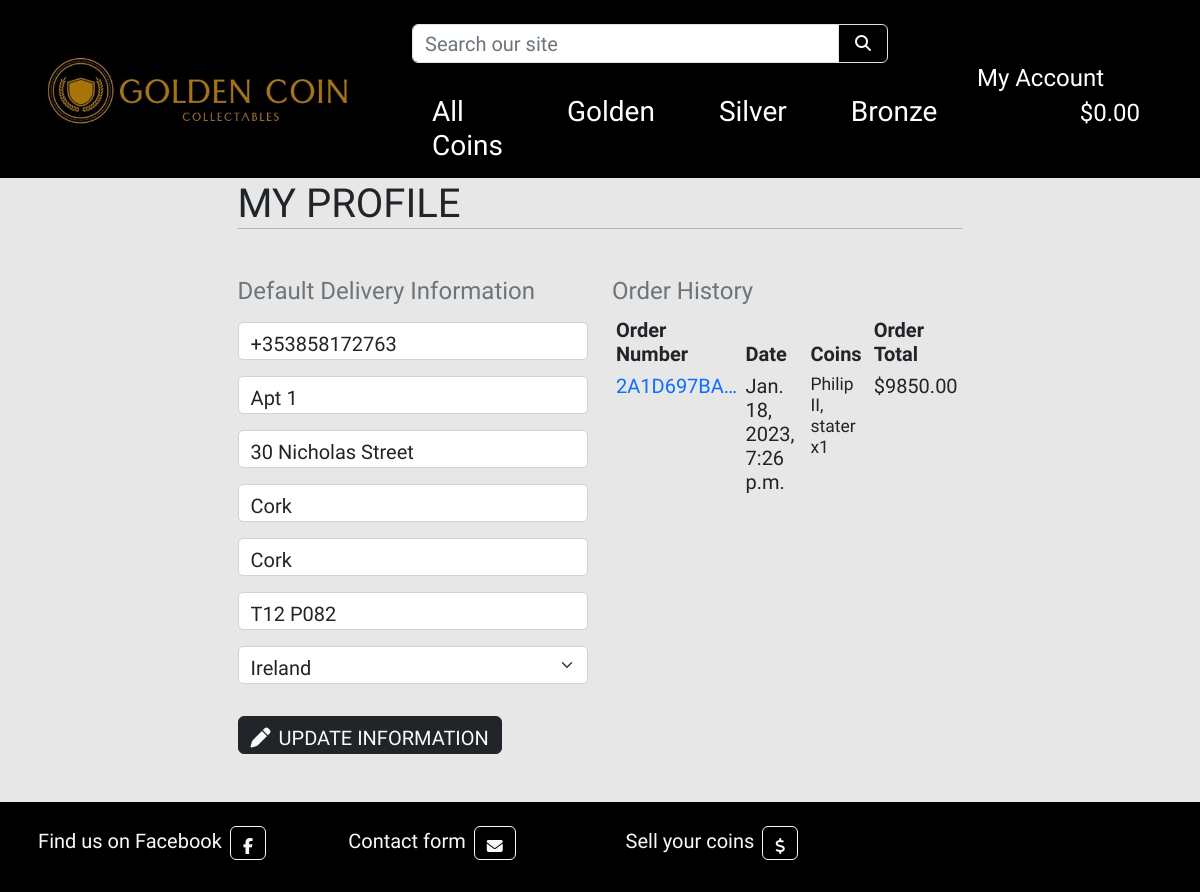
Page /profile/ (signed in) on the earlier database version.
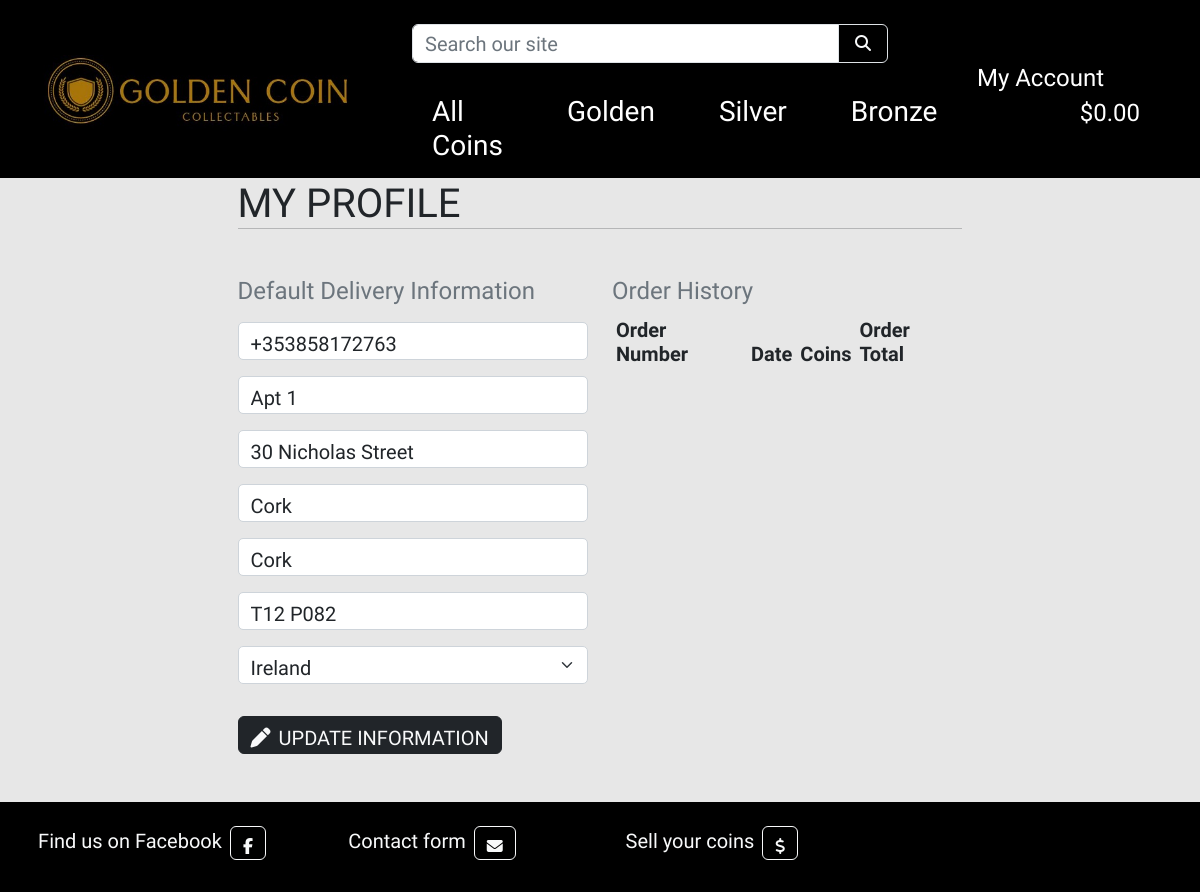
Same page on the later database version.
### checkout/models.py (models this page shows, shortened)
class Order(models.Model):
    order_nr = models.CharField(max_length=32, null=False, editable=False)
    user_profile = models.ForeignKey(UserProfile, on_delete=models.SET_NULL,
                                     null=True, blank=True, related_name='orders')
    full_name = models.CharField(max_length=50, null=False, blank=False)
    email = models.EmailField(max_length=254, null=False, blank=False)
    phone_nr = models.CharField(max_length=20, null=False, blank=False)
    country = CountryField(blank_label='Country *', null=False, blank=False)
    postcode = models.CharField(max_length=20, null=True, blank=True)
    town_or_city = models.CharField(max_length=40, null=False, blank=False)
    street_address1 = models.CharField(max_length=80, null=False, blank=False)
    street_address2 = models.CharField(max_length=80, null=True, blank=True)
    county = models.CharField(max_length=80, null=True, blank=True)
    date = models.DateTimeField(auto_now_add=True)
    grand_total = models.DecimalField(max_digits=20, decimal_places=2, null=False, default=0)
    original_cart = models.TextField(null=False, blank=False, default='')
    stripe_pid = models.CharField(max_length=254, null=False, blank=False, default='')

class OrderLineItem(models.Model):
    order = models.ForeignKey(Order, null=False, blank=False, on_delete=models.CASCADE, related_name='lineitems')
    coins = models.ForeignKey(Coins, null=False, blank=False, on_delete=models.CASCADE)
    coin_quantity = models.IntegerField(null=False, blank=False, default=0)
    lineitem_total = models.DecimalField(max_digits=20, decimal_places=2, null=False, blank=False, editable=False)

### coins/models.py (models this page shows, shortened)
class Coins(models.Model):
    metal = models.ForeignKey('Metal', null=True, blank=True, on_delete=models.SET_NULL)
    sku = models.CharField(max_length=254, null=True, blank=True)
    name = models.CharField(max_length=254)
    description = models.TextField()
    quantity = models.PositiveIntegerField()
    price = models.DecimalField(max_digits=6, decimal_places=2)
    origin = models.CharField(max_length=254)
    year = models.CharField(max_length=20)
    condition = models.CharField(max_length=20, choices=CONDITION_CHOICES, default=None)
    era = models.CharField(max_length=20, choices=ERA_CHOICES, default=None)
    image_url = models.URLField(max_length=1024, null=True, blank=True)
    image = models.ImageField(null=True, blank=True)
    class Meta:
        verbose_name_plural = 'Coins'

### profiles/views.py (the view)
# urls.py: path('profile/', include('profiles.urls')),
@login_required
def profile(request):
    profile = get_object_or_404(UserProfile, user=request.user)
    if request.method == 'POST':
        form = UserProfileForm(request.POST, instance=profile)
        if form.is_valid():
            form.save()
            messages.success(request, 'Profile updated successfully')
        else:
            messages.error(request, 'Update failed. Please ensure the form is valid.')
    else:
        form = UserProfileForm(instance=profile)
    orders = profile.orders.all()
    template = 'profiles/profile.html'
    context = {
        'form': form,
        'orders': orders,
        'on_profile_page': True
    }
    return render(request, template, context)

### profiles/forms.py
class UserProfileForm(forms.ModelForm):
    class Meta:
        model = UserProfile
        exclude = ('user',)
    def __init__(self, *args, **kwargs):
        super().__init__(*args, **kwargs)
        placeholders = {
            'default_phone_nr': 'Phone Number',
            'default_postcode': 'Postal Code',
            'default_town_or_city': 'Town or City',
            'default_street_address1': 'Street Address 1',
            'default_street_address2': 'Street Address 2',
            'default_county': 'County, State or Locality',
        }
        self.fields['default_phone_nr'].widget.attrs['autofocus'] = True
        for field in self.fields:
            if field != 'default_country':
                if self.fields[field].required:
                    placeholder = f'{placeholders[field]} *'
                else:
                    placeholder = placeholders[field]
                self.fields[field].widget.attrs['placeholder'] = placeholder
            self.fields[field].widget.attrs['class'] = 'rounded-1'
            self.fields[field].label = False

### profiles/templates/profiles/profile.html (shortened to what this page needs)
{% extends "base.html" %}
{% load static %}
{% block extra_css %}
    <link rel="stylesheet" href="{% static 'profiles/css/profile.css' %}">
{% endblock %}
{% block content %}
    <div class="overlay"></div>
    <div class="container offset">
        <div class="row">
            <div class="col">
                <h1 class="logo-font mb-0 text-uppercase">My Profile</h1>
                <hr class="mt-0 mb-5">
            </div>
        </div>
        <div class="row">
            <div class="col-12 col-lg-6">
                <p class="text-muted h4">Default Delivery Information</p>
                <form class="mt-3" action="{% url 'profile' %}" method="POST" id="profile-update-form">
                    {{ form|crispy }}
                    <button class="btn border-dark text-uppercase mt-3 bg-dark text-light pb-0 add-btn login-btns"><i class="me-2 fa-solid fa-pen"></i>Update Information</button>
                </form>
            </div>
            <div class="col-12 col-lg-6">
                <p class="text-muted h4">Order History</p>
                <div class="order-history table-responsive">
                    <table class="table table-sm table-borderless h5">
                        <thead>
                            <tr>
                                <th>Order Number</th>
                                <th>Date</th>
                                <th>Coins</th>
                                <th>Order Total</th>
                            </tr>
                        </thead>
                        <tbody>
                            {% for order in orders %}
                                <tr>
                                    <td>
                                        <a class="text-decoration-none" href="{% url 'order_history' order.order_nr %}"
                                        title="{{ order.order_nr }}">
                                            {{ order.order_nr|truncatechars:10 }}
                                        </a>
                                    </td>
                                    <td>{{ order.date }}</td>
                                    <td>
                                        <ul class="list-unstyled">
                                            {% for item in order.lineitems.all %}
                                                <li class="small">
                                                    {{ item.coins.name }} x{{ item.coin_quantity }}
                                                </li>
                                            {% endfor %}
                                        </ul>
                                    </td>
                                    <td>${{ order.grand_total }}</td>
                                </tr>
                            {% endfor %}
                        </tbody>
                    </table>
                </div>
            </div>
        </div>
{% endblock %}

Differences in the rows shown:
removed Order: order_nr "2A1D697BA…", date "Jan. 18, 2023, 7:26 p.m.", grand_total "9850.00"
removed OrderLineItem: coins.name "Philip II, stater", coin_quantity "1"
